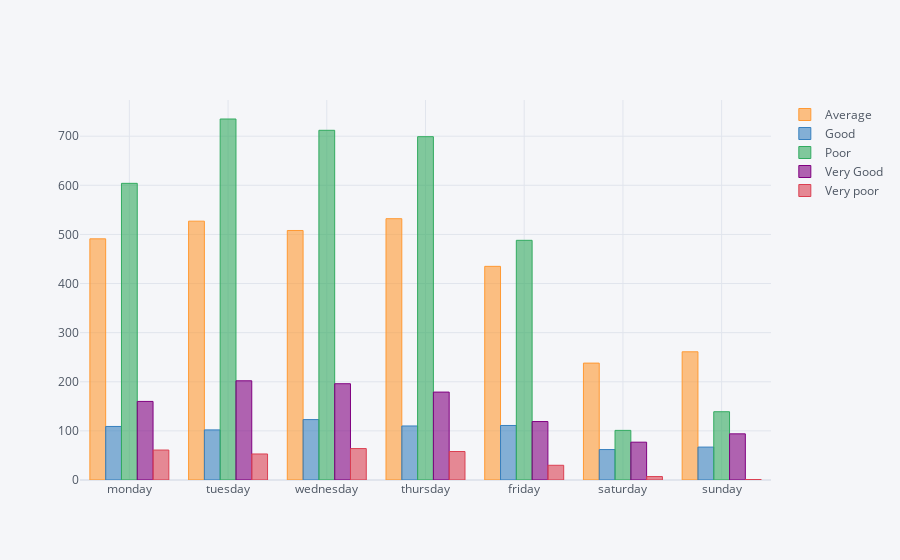

Notebook code cell kept with this figure:
### Code cell
by_weekday_pop.iplot(kind ="bar")

### Figure 1 — Plotly figure (JSON) as saved in the notebook; plotly's stock layout.template omitted (floating-point values rounded to 4 significant figures)
{"data": [{"marker": {"color": "rgba(255, 153, 51, 0.6)", "line": {"color": "rgba(255, 153, 51, 1.0)", "width": 1}}, "name": "Average", "orientation": "v", "text": "", "type": "bar", "x": ["monday", "tuesday", "wednesday", "thursday", "friday", "saturday", "sunday"], "y": [491, 527, 508, 532, 435, 238, 261]}, {"marker": {"color": "rgba(55, 128, 191, 0.6)", "line": {"color": "rgba(55, 128, 191, 1.0)", "width": 1}}, "name": "Good", "orientation": "v", "text": "", "type": "bar", "x": ["monday", "tuesday", "wednesday", "thursday", "friday", "saturday", "sunday"], "y": [109, 102, 123, 110, 111, 62, 67]}, {"marker": {"color": "rgba(50, 171, 96, 0.6)", "line": {"color": "rgba(50, 171, 96, 1.0)", "width": 1}}, "name": "Poor", "orientation": "v", "text": "", "type": "bar", "x": ["monday", "tuesday", "wednesday", "thursday", "friday", "saturday", "sunday"], "y": [604, 735, 712, 699, 488, 101, 139]}, {"marker": {"color": "rgba(128, 0, 128, 0.6)", "line": {"color": "rgba(128, 0, 128, 1.0)", "width": 1}}, "name": "Very Good", "orientation": "v", "text": "", "type": "bar", "x": ["monday", "tuesday", "wednesday", "thursday", "friday", "saturday", "sunday"], "y": [160, 202, 196, 179, 119, 77, 94]}, {"marker": {"color": "rgba(219, 64, 82, 0.6)", "line": {"color": "rgba(219, 64, 82, 1.0)", "width": 1}}, "name": "Very poor", "orientation": "v", "text": "", "type": "bar", "x": ["monday", "tuesday", "wednesday", "thursday", "friday", "saturday", "sunday"], "y": [61, 53, 64, 58, 30, 7, 1]}], "layout": {"legend": {"bgcolor": "#F5F6F9", "font": {"color": "#4D5663"}}, "paper_bgcolor": "#F5F6F9", "plot_bgcolor": "#F5F6F9", "title": {"font": {"color": "#4D5663"}}, "xaxis": {"gridcolor": "#E1E5ED", "showgrid": true, "tickfont": {"color": "#4D5663"}, "title": {"font": {"color": "#4D5663"}, "text": ""}, "zerolinecolor": "#E1E5ED"}, "yaxis": {"gridcolor": "#E1E5ED", "showgrid": true, "tickfont": {"color": "#4D5663"}, "title": {"font": {"color": "#4D5663"}, "text": ""}, "zerolinecolor": "#E1E5ED"}}}
